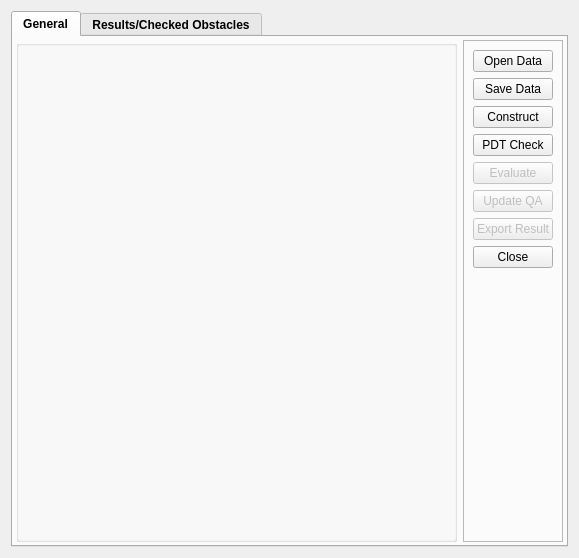
<?xml version="1.0" encoding="UTF-8"?>
<ui version="4.0">
 <class>FlightPlannerBaseWidget</class>
 <widget class="QWidget" name="FlightPlannerBaseWidget">
  <property name="geometry">
   <rect>
    <x>0</x>
    <y>0</y>
    <width>579</width>
    <height>558</height>
   </rect>
  </property>
  <property name="windowTitle">
   <string>Form</string>
  </property>
  <layout class="QVBoxLayout" name="verticalLayout">
   <item>
    <widget class="QTabWidget" name="tabCtrlGeneral">
     <property name="font">
      <font>
       <family>Arial</family>
       <weight>75</weight>
       <bold>true</bold>
      </font>
     </property>
     <property name="autoFillBackground">
      <bool>false</bool>
     </property>
     <property name="styleSheet">
      <string notr="true"/>
     </property>
     <property name="currentIndex">
      <number>0</number>
     </property>
     <widget class="QWidget" name="tab_General">
      <attribute name="title">
       <string>General</string>
      </attribute>
      <layout class="QHBoxLayout" name="horizontalLayout_29">
       <property name="margin">
        <number>3</number>
       </property>
       <item>
        <widget class="QGroupBox" name="grbGeneral">
         <property name="title">
          <string/>
         </property>
         <layout class="QVBoxLayout" name="vlGeneral">
          <property name="margin">
           <number>5</number>
          </property>
         </layout>
        </widget>
       </item>
       <item>
        <widget class="QFrame" name="frmGeneralButtons">
         <property name="maximumSize">
          <size>
           <width>100</width>
           <height>16777215</height>
          </size>
         </property>
         <property name="frameShape">
          <enum>QFrame::StyledPanel</enum>
         </property>
         <property name="frameShadow">
          <enum>QFrame::Raised</enum>
         </property>
         <layout class="QVBoxLayout" name="vlGeneralBtns">
          <item>
           <widget class="QPushButton" name="btnOpenData">
            <property name="font">
             <font>
              <weight>50</weight>
              <bold>false</bold>
             </font>
            </property>
            <property name="text">
             <string>Open Data</string>
            </property>
           </widget>
          </item>
          <item>
           <widget class="QPushButton" name="btnSaveData">
            <property name="font">
             <font>
              <weight>50</weight>
              <bold>false</bold>
             </font>
            </property>
            <property name="text">
             <string>Save Data</string>
            </property>
           </widget>
          </item>
          <item>
           <widget class="QPushButton" name="btnConstruct">
            <property name="font">
             <font>
              <weight>50</weight>
              <bold>false</bold>
             </font>
            </property>
            <property name="text">
             <string>Construct</string>
            </property>
           </widget>
          </item>
          <item>
           <widget class="QPushButton" name="btnPDTCheck">
            <property name="font">
             <font>
              <weight>50</weight>
              <bold>false</bold>
             </font>
            </property>
            <property name="text">
             <string>PDT Check</string>
            </property>
           </widget>
          </item>
          <item>
           <widget class="QPushButton" name="btnEvaluate">
            <property name="enabled">
             <bool>false</bool>
            </property>
            <property name="font">
             <font>
              <weight>50</weight>
              <bold>false</bold>
             </font>
            </property>
            <property name="text">
             <string>Evaluate</string>
            </property>
           </widget>
          </item>
          <item>
           <widget class="QPushButton" name="btnUpdateQA">
            <property name="enabled">
             <bool>false</bool>
            </property>
            <property name="font">
             <font>
              <weight>50</weight>
              <bold>false</bold>
             </font>
            </property>
            <property name="text">
             <string>Update QA</string>
            </property>
           </widget>
          </item>
          <item>
           <widget class="QPushButton" name="btnExportResult">
            <property name="enabled">
             <bool>false</bool>
            </property>
            <property name="font">
             <font>
              <weight>50</weight>
              <bold>false</bold>
             </font>
            </property>
            <property name="text">
             <string>Export Result</string>
            </property>
           </widget>
          </item>
          <item>
           <widget class="QPushButton" name="btnClose">
            <property name="font">
             <font>
              <weight>50</weight>
              <bold>false</bold>
             </font>
            </property>
            <property name="text">
             <string>Close</string>
            </property>
           </widget>
          </item>
          <item>
           <spacer name="verticalSpacer">
            <property name="orientation">
             <enum>Qt::Vertical</enum>
            </property>
            <property name="sizeHint" stdset="0">
             <size>
              <width>20</width>
              <height>40</height>
             </size>
            </property>
           </spacer>
          </item>
         </layout>
        </widget>
       </item>
      </layout>
     </widget>
     <widget class="QWidget" name="tab_Results">
      <attribute name="title">
       <string>Results/Checked Obstacles</string>
      </attribute>
      <layout class="QHBoxLayout" name="hlResults">
       <property name="spacing">
        <number>3</number>
       </property>
       <property name="margin">
        <number>3</number>
       </property>
       <item>
        <widget class="QGroupBox" name="grbResult">
         <property name="title">
          <string/>
         </property>
         <layout class="QVBoxLayout" name="vlResultGroup">
          <property name="margin">
           <number>3</number>
          </property>
          <item>
           <widget class="QGroupBox" name="grbMostCritical">
            <property name="title">
             <string>The Most Critical Obstacle</string>
            </property>
            <layout class="QVBoxLayout" name="vlMostCritical">
             <property name="topMargin">
              <number>0</number>
             </property>
             <property name="bottomMargin">
              <number>3</number>
             </property>
             <item>
              <widget class="QFrame" name="frame_2">
               <property name="frameShape">
                <enum>QFrame::StyledPanel</enum>
               </property>
               <property name="frameShadow">
                <enum>QFrame::Raised</enum>
               </property>
               <layout class="QHBoxLayout" name="horizontalLayout_4">
                <property name="spacing">
                 <number>0</number>
                </property>
                <property name="margin">
                 <number>0</number>
                </property>
                <item>
                 <widget class="QFrame" name="frame_3">
                  <property name="frameShape">
                   <enum>QFrame::StyledPanel</enum>
                  </property>
                  <property name="frameShadow">
                   <enum>QFrame::Raised</enum>
                  </property>
                  <layout class="QVBoxLayout" name="verticalLayout_19">
                   <property name="margin">
                    <number>0</number>
                   </property>
                   <item>
                    <widget class="QFrame" name="frame_107">
                     <property name="frameShape">
                      <enum>QFrame::NoFrame</enum>
                     </property>
                     <property name="frameShadow">
                      <enum>QFrame::Raised</enum>
                     </property>
                     <layout class="QHBoxLayout" name="horizontalLayout_94">
                      <property name="spacing">
                       <number>0</number>
                      </property>
                      <property name="margin">
                       <number>0</number>
                      </property>
                      <item>
                       <widget class="QLabel" name="label_115">
                        <property name="minimumSize">
                         <size>
                          <width>290</width>
                          <height>0</height>
                         </size>
                        </property>
                        <property name="font">
                         <font>
                          <weight>50</weight>
                          <bold>false</bold>
                         </font>
                        </property>
                        <property name="text">
                         <string>ID:</string>
                        </property>
                       </widget>
                      </item>
                      <item>
                       <widget class="QLineEdit" name="txtCriticalID">
                        <property name="font">
                         <font>
                          <family>Arial</family>
                         </font>
                        </property>
                       </widget>
                      </item>
                     </layout>
                    </widget>
                   </item>
                   <item>
                    <widget class="QFrame" name="frame_109">
                     <property name="frameShape">
                      <enum>QFrame::NoFrame</enum>
                     </property>
                     <property name="frameShadow">
                      <enum>QFrame::Raised</enum>
                     </property>
                     <layout class="QHBoxLayout" name="horizontalLayout_96">
                      <property name="spacing">
                       <number>0</number>
                      </property>
                      <property name="margin">
                       <number>0</number>
                      </property>
                      <item>
                       <widget class="QLabel" name="label_119">
                        <property name="minimumSize">
                         <size>
                          <width>290</width>
                          <height>0</height>
                         </size>
                        </property>
                        <property name="font">
                         <font>
                          <weight>50</weight>
                          <bold>false</bold>
                         </font>
                        </property>
                        <property name="text">
                         <string>X:</string>
                        </property>
                       </widget>
                      </item>
                      <item>
                       <widget class="QLineEdit" name="txtCriticalX">
                        <property name="font">
                         <font>
                          <family>Arial</family>
                         </font>
                        </property>
                       </widget>
                      </item>
                     </layout>
                    </widget>
                   </item>
                   <item>
                    <widget class="QFrame" name="frame_110">
                     <property name="frameShape">
                      <enum>QFrame::NoFrame</enum>
                     </property>
                     <property name="frameShadow">
                      <enum>QFrame::Raised</enum>
                     </property>
                     <layout class="QHBoxLayout" name="horizontalLayout_97">
                      <property name="spacing">
                       <number>0</number>
                      </property>
                      <property name="margin">
                       <number>0</number>
                      </property>
                      <item>
                       <widget class="QLabel" name="label_120">
                        <property name="minimumSize">
                         <size>
                          <width>290</width>
                          <height>0</height>
                         </size>
                        </property>
                        <property name="font">
                         <font>
                          <weight>50</weight>
                          <bold>false</bold>
                         </font>
                        </property>
                        <property name="text">
                         <string>Y:</string>
                        </property>
                       </widget>
                      </item>
                      <item>
                       <widget class="QLineEdit" name="txtCriticalY">
                        <property name="font">
                         <font>
                          <family>Arial</family>
                         </font>
                        </property>
                       </widget>
                      </item>
                     </layout>
                    </widget>
                   </item>
                  </layout>
                 </widget>
                </item>
                <item>
                 <widget class="QToolButton" name="btnCriticalLocate">
                  <property name="maximumSize">
                   <size>
                    <width>25</width>
                    <height>250</height>
                   </size>
                  </property>
                  <property name="text">
                   <string>...</string>
                  </property>
                  <property name="icon">
                   <iconset>
                    <normaloff>:/gnss_item/mActionZoomFullExtent.png</normaloff>:/gnss_item/mActionZoomFullExtent.png</iconset>
                  </property>
                 </widget>
                </item>
               </layout>
              </widget>
             </item>
             <item>
              <widget class="QFrame" name="frmMostCriticalAltitude">
               <property name="frameShape">
                <enum>QFrame::NoFrame</enum>
               </property>
               <property name="frameShadow">
                <enum>QFrame::Raised</enum>
               </property>
               <layout class="QHBoxLayout" name="horizontalLayout_95">
                <property name="spacing">
                 <number>0</number>
                </property>
                <property name="margin">
                 <number>0</number>
                </property>
                <item>
                 <widget class="QLabel" name="label_116">
                  <property name="minimumSize">
                   <size>
                    <width>290</width>
                    <height>0</height>
                   </size>
                  </property>
                  <property name="font">
                   <font>
                    <weight>50</weight>
                    <bold>false</bold>
                   </font>
                  </property>
                  <property name="text">
                   <string>Altitude:</string>
                  </property>
                 </widget>
                </item>
                <item>
                 <widget class="QLineEdit" name="txtCriticalAltitudeM">
                  <property name="font">
                   <font>
                    <family>Arial</family>
                   </font>
                  </property>
                 </widget>
                </item>
                <item>
                 <widget class="QLabel" name="label_117">
                  <property name="font">
                   <font>
                    <weight>50</weight>
                    <bold>false</bold>
                   </font>
                  </property>
                  <property name="text">
                   <string> m </string>
                  </property>
                 </widget>
                </item>
                <item>
                 <widget class="QLineEdit" name="txtCriticalAltitudeFt">
                  <property name="font">
                   <font>
                    <family>Arial</family>
                   </font>
                  </property>
                 </widget>
                </item>
                <item>
                 <widget class="QLabel" name="label_118">
                  <property name="font">
                   <font>
                    <weight>50</weight>
                    <bold>false</bold>
                   </font>
                  </property>
                  <property name="text">
                   <string>ft</string>
                  </property>
                 </widget>
                </item>
               </layout>
              </widget>
             </item>
             <item>
              <widget class="QFrame" name="frmMostCriticalSurface">
               <property name="frameShape">
                <enum>QFrame::NoFrame</enum>
               </property>
               <property name="frameShadow">
                <enum>QFrame::Raised</enum>
               </property>
               <layout class="QHBoxLayout" name="horizontalLayout_98">
                <property name="spacing">
                 <number>0</number>
                </property>
                <property name="margin">
                 <number>0</number>
                </property>
                <item>
                 <widget class="QLabel" name="label_121">
                  <property name="minimumSize">
                   <size>
                    <width>290</width>
                    <height>0</height>
                   </size>
                  </property>
                  <property name="font">
                   <font>
                    <weight>50</weight>
                    <bold>false</bold>
                   </font>
                  </property>
                  <property name="text">
                   <string>Surface:</string>
                  </property>
                 </widget>
                </item>
                <item>
                 <widget class="QLineEdit" name="txtCriticalSurface">
                  <property name="font">
                   <font>
                    <family>Arial</family>
                   </font>
                  </property>
                 </widget>
                </item>
               </layout>
              </widget>
             </item>
            </layout>
           </widget>
          </item>
          <item>
           <widget class="QGroupBox" name="grbResult_2">
            <property name="title">
             <string>Results</string>
            </property>
            <layout class="QVBoxLayout" name="verticalLayout_17">
             <property name="topMargin">
              <number>0</number>
             </property>
             <property name="bottomMargin">
              <number>3</number>
             </property>
             <item>
              <widget class="QFrame" name="frame_112">
               <property name="frameShape">
                <enum>QFrame::NoFrame</enum>
               </property>
               <property name="frameShadow">
                <enum>QFrame::Raised</enum>
               </property>
               <layout class="QHBoxLayout" name="horizontalLayout_99">
                <property name="spacing">
                 <number>0</number>
                </property>
                <property name="margin">
                 <number>0</number>
                </property>
                <item>
                 <widget class="QLabel" name="label_122">
                  <property name="minimumSize">
                   <size>
                    <width>290</width>
                    <height>0</height>
                   </size>
                  </property>
                  <property name="font">
                   <font>
                    <weight>50</weight>
                    <bold>false</bold>
                   </font>
                  </property>
                  <property name="text">
                   <string>Units:</string>
                  </property>
                 </widget>
                </item>
                <item>
                 <widget class="QComboBox" name="cmbUnits">
                  <property name="sizePolicy">
                   <sizepolicy hsizetype="Expanding" vsizetype="Fixed">
                    <horstretch>0</horstretch>
                    <verstretch>0</verstretch>
                   </sizepolicy>
                  </property>
                  <property name="font">
                   <font>
                    <family>Arial</family>
                   </font>
                  </property>
                  <property name="editable">
                   <bool>false</bool>
                  </property>
                 </widget>
                </item>
               </layout>
              </widget>
             </item>
             <item>
              <widget class="QFrame" name="frame_113">
               <property name="frameShape">
                <enum>QFrame::NoFrame</enum>
               </property>
               <property name="frameShadow">
                <enum>QFrame::Raised</enum>
               </property>
               <layout class="QHBoxLayout" name="horizontalLayout_100">
                <property name="spacing">
                 <number>0</number>
                </property>
                <property name="margin">
                 <number>0</number>
                </property>
                <item>
                 <widget class="QLineEdit" name="txtOCH">
                  <property name="font">
                   <font>
                    <family>Arial</family>
                   </font>
                  </property>
                  <property name="text">
                   <string>OCH</string>
                  </property>
                 </widget>
                </item>
                <item>
                 <widget class="QLineEdit" name="txtOCHResults">
                  <property name="font">
                   <font>
                    <family>Arial</family>
                   </font>
                  </property>
                 </widget>
                </item>
               </layout>
              </widget>
             </item>
             <item>
              <widget class="QFrame" name="frame_114">
               <property name="frameShape">
                <enum>QFrame::NoFrame</enum>
               </property>
               <property name="frameShadow">
                <enum>QFrame::Raised</enum>
               </property>
               <layout class="QHBoxLayout" name="horizontalLayout_101">
                <property name="spacing">
                 <number>0</number>
                </property>
                <property name="margin">
                 <number>0</number>
                </property>
                <item>
                 <widget class="QLineEdit" name="txtOCA">
                  <property name="font">
                   <font>
                    <family>Arial</family>
                   </font>
                  </property>
                  <property name="text">
                   <string>OCA</string>
                  </property>
                 </widget>
                </item>
                <item>
                 <widget class="QLineEdit" name="txtOCAResults">
                  <property name="font">
                   <font>
                    <family>Arial</family>
                   </font>
                  </property>
                 </widget>
                </item>
               </layout>
              </widget>
             </item>
            </layout>
           </widget>
          </item>
          <item>
           <widget class="QGroupBox" name="grbObstacles">
            <property name="title">
             <string>Checked Ostacles</string>
            </property>
            <layout class="QVBoxLayout" name="vlObstacles">
             <property name="topMargin">
              <number>0</number>
             </property>
             <property name="bottomMargin">
              <number>3</number>
             </property>
             <item>
              <widget class="QFrame" name="frame_115">
               <property name="frameShape">
                <enum>QFrame::NoFrame</enum>
               </property>
               <property name="frameShadow">
                <enum>QFrame::Raised</enum>
               </property>
               <layout class="QHBoxLayout" name="horizontalLayout_102">
                <property name="spacing">
                 <number>0</number>
                </property>
                <property name="margin">
                 <number>0</number>
                </property>
                <item>
                 <widget class="QLabel" name="label_123">
                  <property name="minimumSize">
                   <size>
                    <width>290</width>
                    <height>0</height>
                   </size>
                  </property>
                  <property name="font">
                   <font>
                    <weight>50</weight>
                    <bold>false</bold>
                   </font>
                  </property>
                  <property name="text">
                   <string>Surface:</string>
                  </property>
                 </widget>
                </item>
                <item>
                 <widget class="QComboBox" name="cmbObstSurface">
                  <property name="sizePolicy">
                   <sizepolicy hsizetype="Expanding" vsizetype="Fixed">
                    <horstretch>0</horstretch>
                    <verstretch>0</verstretch>
                   </sizepolicy>
                  </property>
                  <property name="font">
                   <font>
                    <family>Arial</family>
                   </font>
                  </property>
                 </widget>
                </item>
               </layout>
              </widget>
             </item>
             <item>
              <widget class="QTableView" name="tblObstacles">
               <property name="font">
                <font>
                 <family>Arial</family>
                </font>
               </property>
              </widget>
             </item>
            </layout>
           </widget>
          </item>
         </layout>
        </widget>
       </item>
       <item>
        <widget class="QFrame" name="frmResultButtons">
         <property name="maximumSize">
          <size>
           <width>100</width>
           <height>16777215</height>
          </size>
         </property>
         <property name="frameShape">
          <enum>QFrame::StyledPanel</enum>
         </property>
         <property name="frameShadow">
          <enum>QFrame::Raised</enum>
         </property>
         <layout class="QVBoxLayout" name="vlResultBtns">
          <item>
           <widget class="QPushButton" name="btnLocate">
            <property name="enabled">
             <bool>false</bool>
            </property>
            <property name="font">
             <font>
              <weight>50</weight>
              <bold>false</bold>
             </font>
            </property>
            <property name="text">
             <string>Locate</string>
            </property>
           </widget>
          </item>
          <item>
           <widget class="QPushButton" name="btnUpdateQA_2">
            <property name="enabled">
             <bool>false</bool>
            </property>
            <property name="font">
             <font>
              <weight>50</weight>
              <bold>false</bold>
             </font>
            </property>
            <property name="text">
             <string>Update QA</string>
            </property>
           </widget>
          </item>
          <item>
           <widget class="QPushButton" name="btnClose_2">
            <property name="font">
             <font>
              <weight>50</weight>
              <bold>false</bold>
             </font>
            </property>
            <property name="text">
             <string>Close</string>
            </property>
           </widget>
          </item>
          <item>
           <spacer name="verticalSpacer_2">
            <property name="orientation">
             <enum>Qt::Vertical</enum>
            </property>
            <property name="sizeHint" stdset="0">
             <size>
              <width>20</width>
              <height>40</height>
             </size>
            </property>
           </spacer>
          </item>
         </layout>
        </widget>
       </item>
      </layout>
     </widget>
    </widget>
   </item>
  </layout>
 </widget>
 <resources/>
 <connections/>
</ui>
